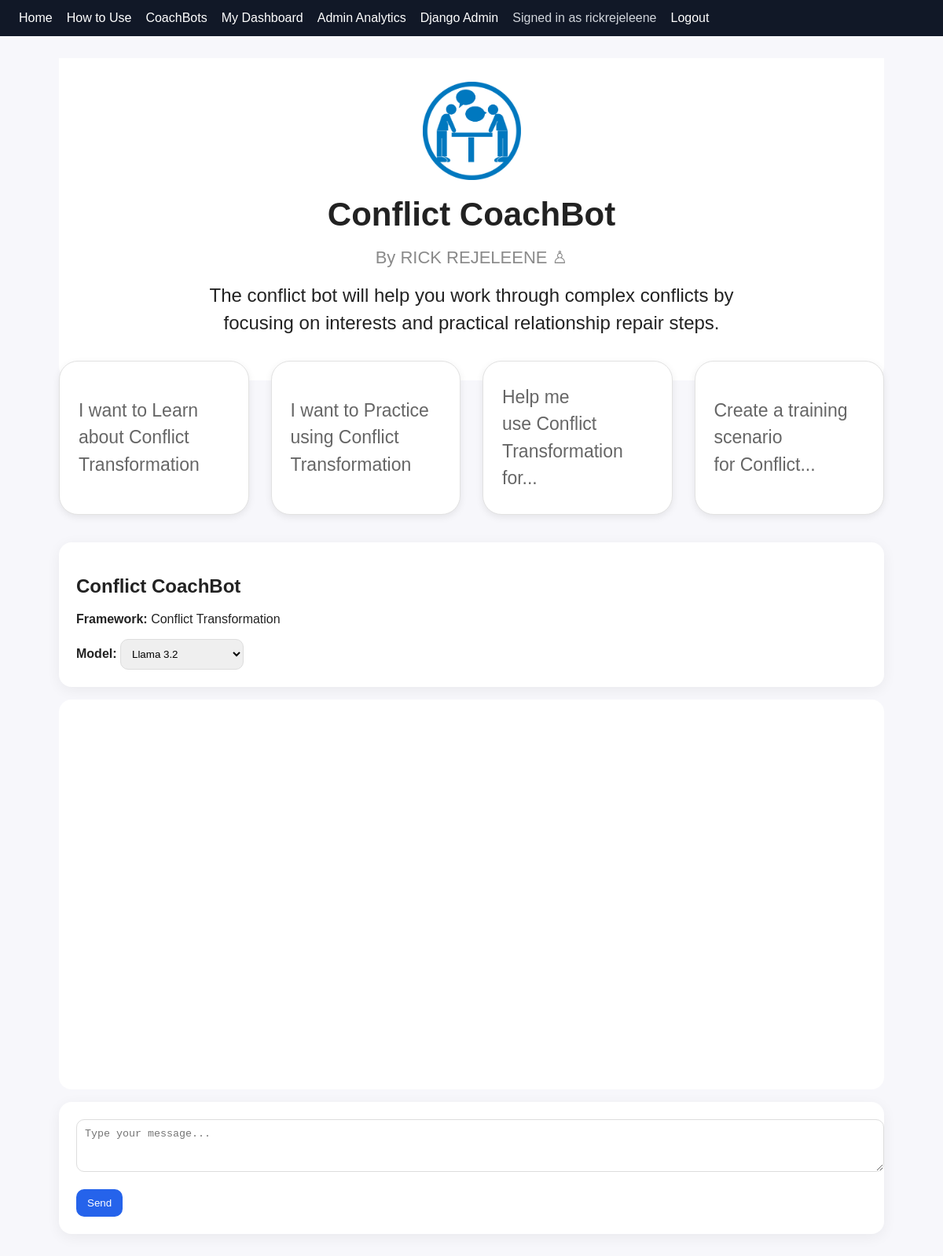
/chat/8/ (signed in), run on an earlier commit of the app's database.
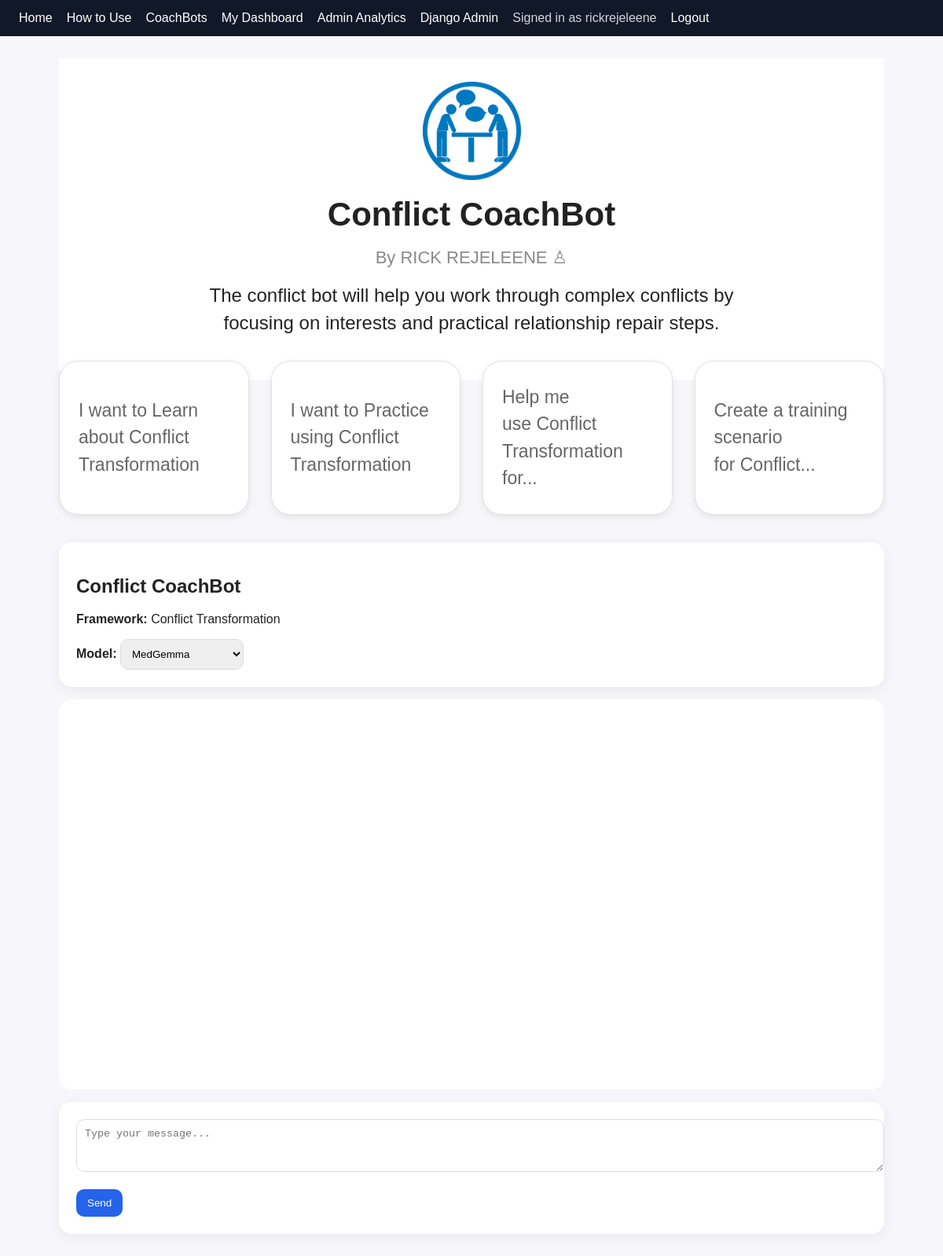
And on a later commit of the database.
### conversations/models.py (models this page shows, shortened)
class Conversation(models.Model):
    user = models.ForeignKey(
        settings.AUTH_USER_MODEL,
        on_delete=models.CASCADE,
        null=True,
        blank=True,
    )
    guest_name = models.CharField(max_length=150, blank=True)
    chatbot = models.ForeignKey(Chatbot, on_delete=models.PROTECT)
    model = models.ForeignKey(
        OllamaModel,
        on_delete=models.PROTECT,
        null=True,
        blank=True,
    )
    title = models.CharField(max_length=200, default="New conversation")
    created_at = models.DateTimeField(auto_now_add=True)
    updated_at = models.DateTimeField(auto_now=True)
    class Meta:
        ordering = ["-updated_at"]

### bots/models.py (models this page shows, shortened)
class Chatbot(models.Model):
    name = models.CharField(max_length=120, unique=True)
    framework = models.CharField(max_length=80)
    description = models.TextField()
    system_prompt = models.TextField()
    is_active = models.BooleanField(default=True)

class OllamaModel(models.Model):
    name = models.CharField(max_length=100, unique=True)
    display_name = models.CharField(max_length=120)
    description = models.TextField(blank=True)
    is_active = models.BooleanField(default=True)

### conversations/views.py (the view, shortened to what this page needs)
# urls.py: path('<int:conversation_id>/', views.chat_detail, name='chat_detail'),
def chat_detail(request, conversation_id):
    if request.user.is_authenticated:
        conversation = get_object_or_404(
            Conversation,
            id=conversation_id,
            user=request.user,
        )
    models = OllamaModel.objects.filter(is_active=True)
    return render(request, "conversations/chat.html", {
        "conversation": conversation,
        "models": models,
        "messages": conversation.messages.order_by("created_at"),
    })

### templates/conversations/chat.html (shortened to what this page needs)
{% extends "base.html" %}
{% load static %}
{% block content %}
<div class="bot-hero">
  {% if "Conflict" in conversation.chatbot.name %}
    <img src="{% static 'img/conflict-coachbot-logo.png' %}" class="bot-logo" alt="Conflict CoachBot Logo">
  {% elif "RISE" in conversation.chatbot.name %}
    <img src="{% static 'img/RISE.png' %}" class="bot-logo" alt="RISE CoachBot Logo">
  {% elif "DESC" in conversation.chatbot.name %}
    <img src="{% static 'img/DESC.png' %}" class="bot-logo" alt="DESC CoachBot Logo">
  {% elif "SEA" in conversation.chatbot.name %}
    <img src="{% static 'img/SEA.png' %}" class="bot-logo" alt="SEA CoachBot Logo">
  {% elif "PAUSE" in conversation.chatbot.name %}
    <img src="{% static 'img/PAUSE.png' %}" class="bot-logo" alt="PAUSE CoachBot Logo">
  {% endif %}
  <h1>{{ conversation.chatbot.name }}</h1>
  <p class="byline">By RICK REJELEENE ♙</p>
  {% if "Conflict" in conversation.chatbot.name %}
    <p class="bot-description">
      The conflict bot will help you work through complex conflicts by focusing on interests and practical relationship repair steps.
    </p>
  {% elif "RISE" in conversation.chatbot.name %}
    <p class="bot-description">
      The RISE bot helps users build psychologically safer communication through rapport, curiosity, norms, and effective messaging.
    </p>
  {% elif "DESC" in conversation.chatbot.name %}
    <p class="bot-description">
      The DESC bot helps you prepare assertive conversations using Describe, Express, Specify, and Consequences.
    </p>
  {% elif "PAUSE" in conversation.chatbot.name %}
    <p class="bot-description">
      The PAUSE bot helps you slow down, listen, regulate emotion, and respond with curiosity.
    </p>
  {% elif "SEA" in conversation.chatbot.name %}
    <p class="bot-description">
      The SEA bot helps users clearly state a concern, explain the reason or impact, and ask an open-ended question.
    </p>
  {% endif %}
</div>
<div class="starter-grid">
  {% if "Conflict" in conversation.chatbot.name %}
    <button class="starter-card" onclick="sendStarter('I want to Learn about Conflict Transformation')">
      I want to Learn<br>about Conflict<br>Transformation
    </button>
    <button class="starter-card" onclick="sendStarter('I want to Practice using Conflict Transformation')">
      I want to Practice<br>using Conflict<br>Transformation
    </button>
    <button class="starter-card" onclick="sendStarter('Help me use Conflict Transformation for my situation')">
      Help me<br>use Conflict<br>Transformation for...
    </button>
    <button class="starter-card" onclick="sendStarter('Create a training scenario for Conflict Transformation')">
      Create a training<br>scenario<br>for Conflict...
    </button>
  {% endif %}
</div>
<div class="card">
  <h2>{{ conversation.chatbot.name }}</h2>
  <p><strong>Framework:</strong> {{ conversation.chatbot.framework }}</p>
  <label><strong>Model:</strong></label>
  <select id="model_id">
    {% for model in models %}
      {% if model.is_active %}
        <option value="{{ model.id }}" {% if conversation.model.id == model.id %}selected{% endif %}>
          {{ model.display_name }}
        </option>
      {% endif %}
    {% endfor %}
  </select>
</div>
<div class="chat-box" id="chatBox">
</div>
<div class="card">
  <form id="chatForm">
    <textarea id="messageInput" rows="3" style="width:100%;" placeholder="Type your message..."></textarea>
    <br><br>
    <button type="submit">Send</button>
  </form>
</div>
{% endblock %}

What changed in the data, as far as the page shows it:
changed through a linked row, Conversation "Conflict CoachBot": model.display_name (not shown) → "MedGemma"
Also different on the page:
form field value: "Llama 3.2" → (not shown)
